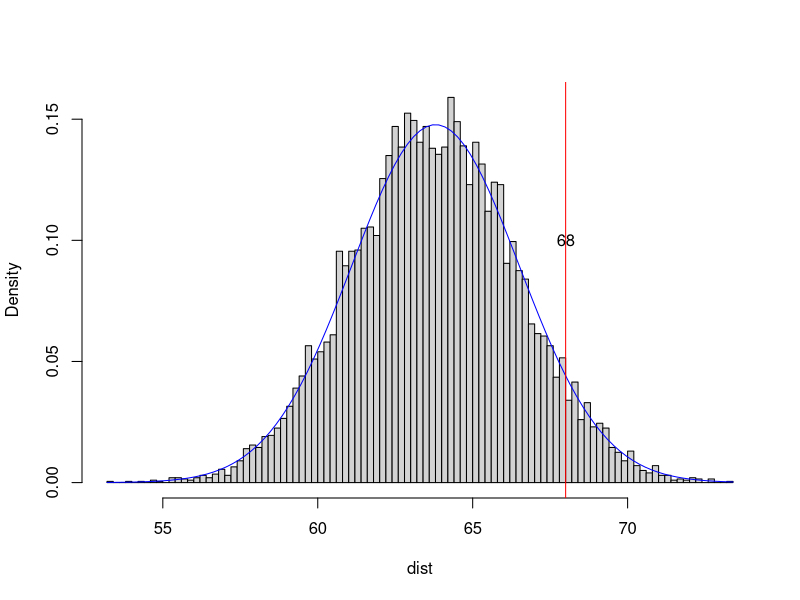
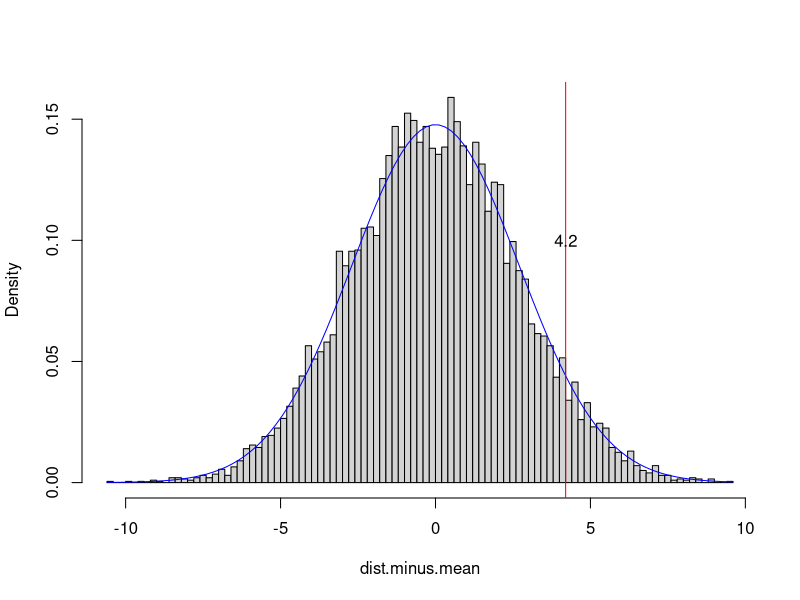
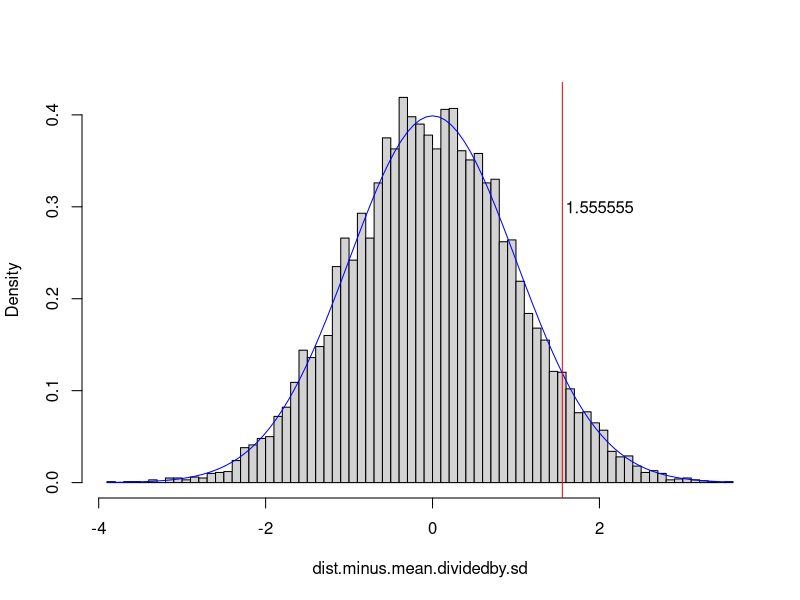
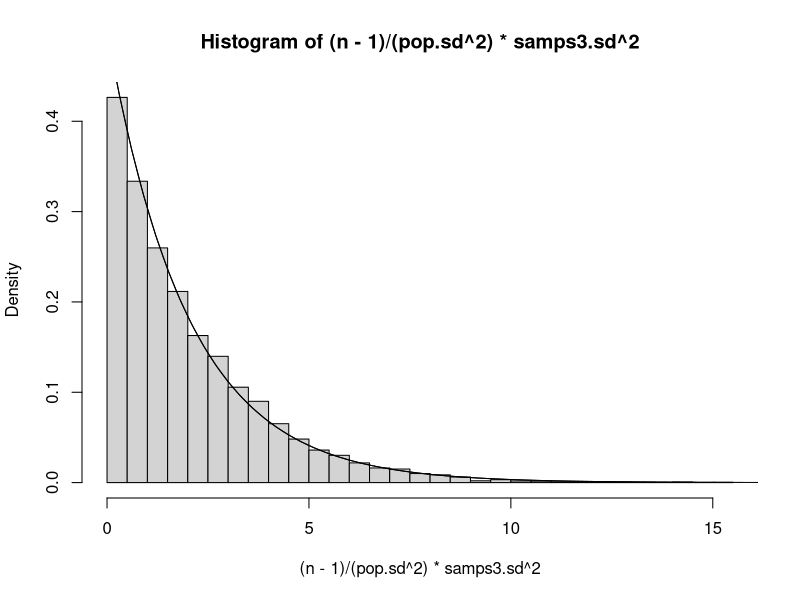
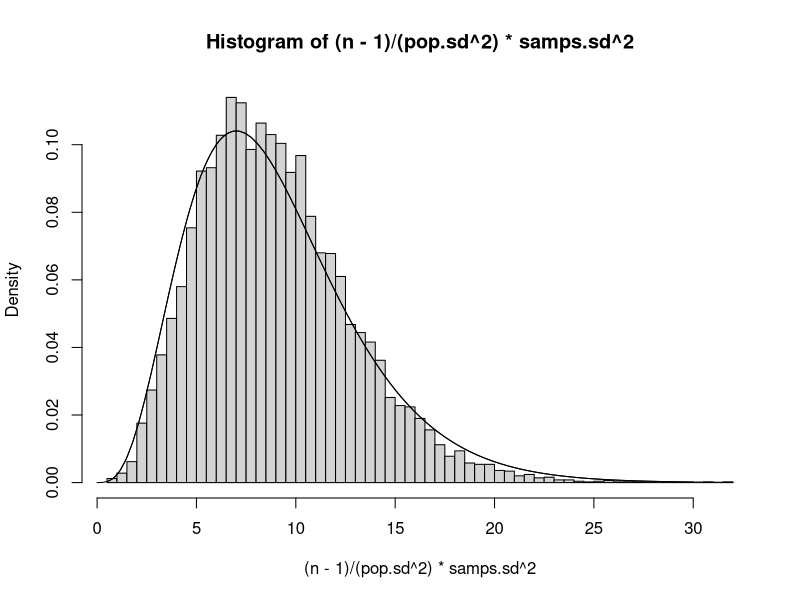
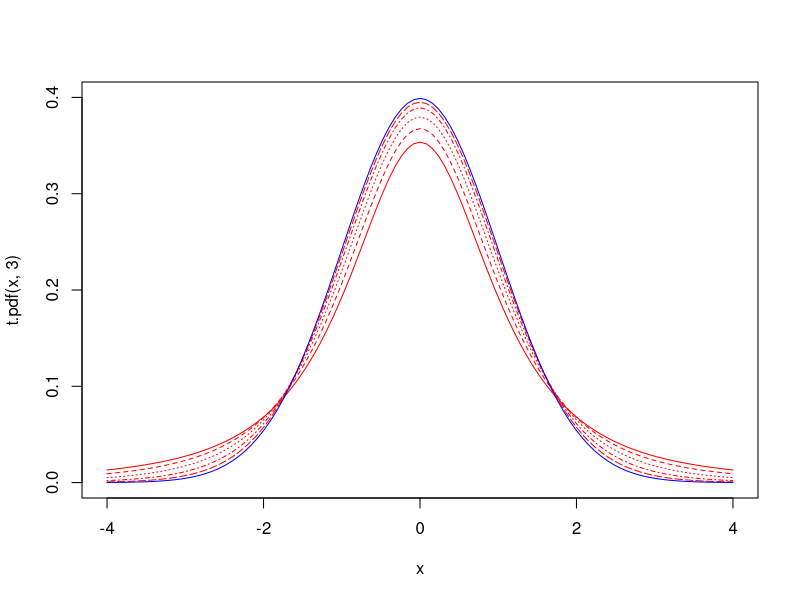
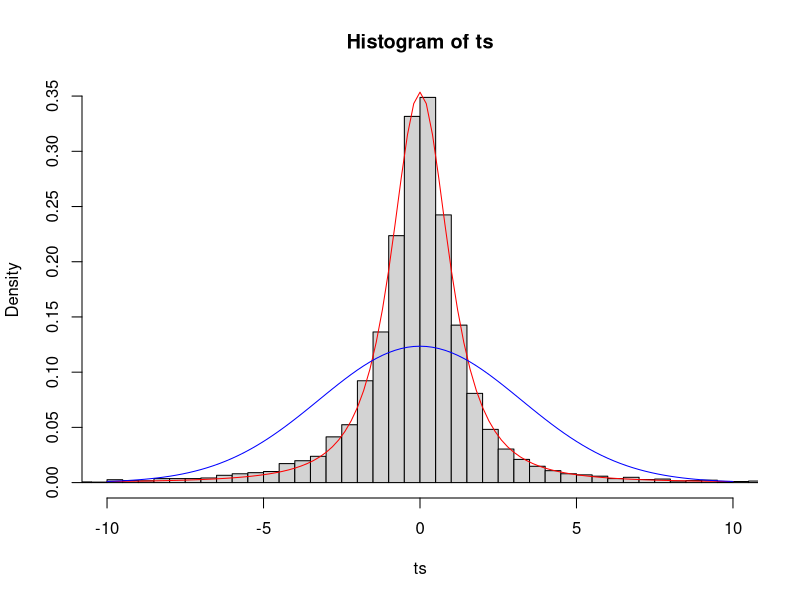
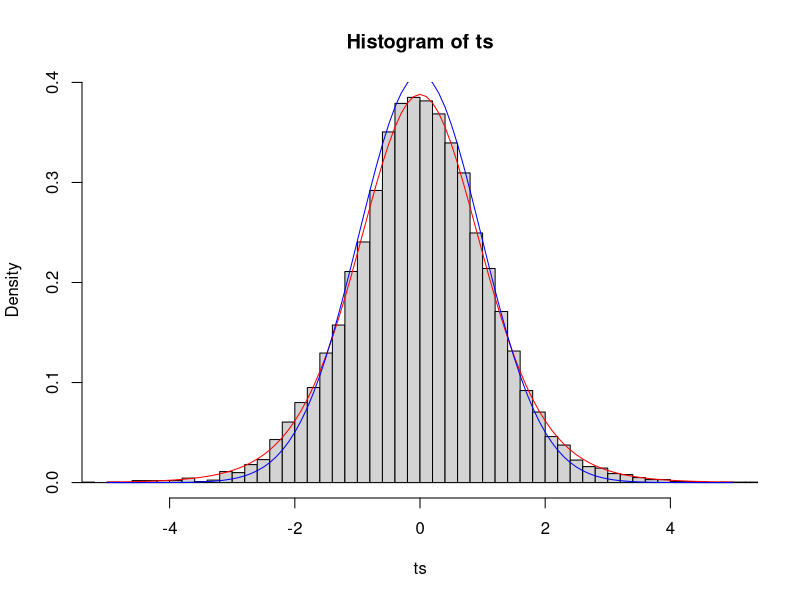

These charts were generated, in order, by the following R code:
## ---- chunk 1
knitr::opts_chunk$set(echo = TRUE)
## ---- chunk 2
set.seed(9999)
pw<-.5
women.height<-rnorm(pw*40000,63.8,2.7)
men.height<-rnorm((1-pw)*40000,69.3,3.0)
pop.height<-c(women.height,men.height)
pop.mean<-mean(pop.height)
pop.sd<-sd(pop.height)
## ---- chunk 3
dist<-rnorm(10000,63.8,2.7)

{hist(dist,breaks=100,main="",prob=T)
curve(dnorm(x,63.8,2.7),add=T,col="blue")
abline(v=68,col="red")
text(68,.1,"68")}

# Now we subtract the population mean from every observation in our sample

dist.minus.mean<-dist-63.8
{hist(dist.minus.mean,breaks=100,main="",prob=T)
  curve(dnorm(x+63.8,63.8,2.7),add=T,col="blue")
#notice how adding the mean y=f(x+63.8)
abline(v=68-63.8,col="red")
text(4.2,.1,"4.2")}

# See how nothing changed except the x-axis; we have effectively scooted the entire distribution right, so that it is centered at zero. Now let's divide each observation by the population standard deviation$

dist.minus.mean.dividedby.sd<-dist.minus.mean/2.7
{hist(dist.minus.mean.dividedby.sd,breaks=100,main="",prob=T)
curve(dnorm(x,0,1),add=T,col="blue")
abline(v=(68-63.8)/2.7, col="red")
text(2,.3,labels="1.555555")}
## ---- chunk 4
pnorm(1.96)-pnorm(-1.96)
## ---- chunk 5
samps10<-matrix(nrow=10,ncol=10000)
samps10<-replicate(10000,sample(pop.height,10))
samps.mean<-apply(samps10,2,mean)
samps.sd<-apply(samps10,2,sd)
## ---- chunk 6
s10.s<-mean(samps.mean-1.96*samps.sd/sqrt(10)> pop.mean | pop.mean>samps.mean+1.96*samps.sd/sqrt(10))
s10.s
## ---- chunk 7
samps10<-matrix(nrow=10,ncol=10000)
samps10<-replicate(10000,sample(pop.height,10))
samps.mean<-apply(samps10,2,mean)
s10.sigma<-mean(samps.mean-1.96*pop.sd/sqrt(10)> pop.mean | pop.mean>samps.mean+1.96*pop.sd/sqrt(10))
s10.sigma
## ---- chunk 8
samps3<-matrix(nrow=3,ncol=10000)
samps3<-replicate(10000,sample(pop.height,3))
samps3.mean<-apply(samps3,2,mean)
samps3.sd<-apply(samps3,2,sd)
s3.s<-mean(samps3.mean-1.96*samps3.sd/sqrt(3)> pop.mean | pop.mean>samps3.mean+1.96*samps3.sd/sqrt(3))
s3.s
## ---- chunk 9
#The distribution of sample variance when n=3
n=3
{hist((n-1)/(pop.sd^2)*samps3.sd^2,prob=T,breaks=50)
curve(1/(2^((n-1)/2)*gamma((n-1)/2))*x^((n-1)/2-1)*exp(-x/2),xlim=c(0,30),add=T)
curve(dchisq(x,df=2),add=T)}

#The distribution of the sample variance when n=10
n=10
{hist((n-1)/(pop.sd^2)*samps.sd^2,prob=T,breaks=50)
curve(1/(2^((n-1)/2)*gamma((n-1)/2))*x^((n-1)/2-1)*exp(-x/2),xlim=c(0,30),add=T)
curve(dchisq(x,df=9),add=T)}

## ---- chunk 10
t.pdf<-function(x,n){gamma(n/2)/(sqrt((n-1)*pi)*gamma((n-1)/2))*(1+x^2/(n-1))^(-n/2)}
{curve(t.pdf(x,3),xlim=c(-4,4),ylim=c(0,.4),col="red")
  curve(t.pdf(x,4),xlim=c(-4,4),ylim=c(0,.4),col="red",add=T,lty=2)
  curve(t.pdf(x,6),xlim=c(-4,4),ylim=c(0,.4),col="red",add=T,lty=3)
  curve(t.pdf(x,11),xlim=c(-4,4),ylim=c(0,.4),col="red",add=T,lty=4)
  curve(t.pdf(x,26),xlim=c(-4,4),ylim=c(0,.4),col="red",add=T,lty=5)
curve(dnorm(x,0,1),add=T,col="blue")}

## ---- chunk 11
n=3
ts=(samps3.mean-pop.mean)/(samps3.sd/sqrt(n))
{hist(ts,prob=T,breaks=500,xlim=c(-10,10))
curve(dt(x,df=2),add=T,col="red")
curve(dnorm(x,0,samps3.sd[1]/sqrt(n)),add=T,col="blue")}

n=10
ts=(samps.mean-pop.mean)/(samps.sd/sqrt(n))
{hist(ts,prob=T,breaks=50,xlim=c(-5,5))
curve(dt(x,df=9),add=T,col="red")
curve(dnorm(x,0,samps.sd[1]/sqrt(n)),add=T,col="blue")}
## ---- chunk 12
qt(c(.025,.975),2)
## ---- chunk 13
x1<-seq(-6,-4.3,len=100)
x2<-seq(4.3,6,len=100)
y1<-dt(x1,2)
y2<-dt(x2,2)
x3<-seq(-6,-1.96,len=100)
x4<-seq(1.96,6,len=100)
y3<-dnorm(x3)
y4<-dnorm(x4)
{curve(dt(x,2), from=-6, to=6,ylim=c(0,.4),col="red")
curve(dnorm(x),from=-6, to=6,add=T,col="blue")
polygon(c(x1[1],x1,x1[100]),c(0,y1,0),col="red",border=NA)
polygon(c(x2[1],x2,x2[100]),c(0,y2,0),col="red",border=NA)
polygon(c(x3[1],x3,x3[100]),c(0,y3,0),col="blue",border=NA)
polygon(c(x4[1],x4,x4[100]),c(0,y4,0),col="blue",border=NA)}
## ---- chunk 14
samps3t<-matrix(nrow=3,ncol=10000)
samps3t<-replicate(10000,sample(pop.height,3,replace=T))
samps3t.mean<-apply(samps3t,2,mean)
samps3t.sd<-apply(samps3t,2,sd)
s3t.s<-mean(samps3t.mean-4.303*samps3t.sd/sqrt(3)> pop.mean | pop.mean>samps3t.mean+4.303*samps3t.sd/sqrt(3))
s3t.s
## ---- chunk 15
tsamp<-rnorm(10,1,1)
tsamp.mean<-mean(tsamp)
tsamp.sd<-sd(tsamp)
tstat<-(tsamp.mean-0)/(tsamp.sd/sqrt(10))
x1<-seq(-5,-2.26,len=100)
x2<-seq(2.26,5,len=100)
x3<-seq(tstat,5,len=100)
x4<-seq(-5,-1*tstat,len=100)
y1<-dt(x1,9); y2<-dt(x2,9); y3<-dt(x3,9);y4<-dt(x4,9)
{curve(dt(x,9),main="",xlim=c(-4,4))
polygon(c(x1[1],x1,x1[100]),c(0,y1,0),col="grey",border=NA)
polygon(c(x2[1],x2,x2[100]),c(0,y2,0),col="grey",border=NA)
polygon(c(x3[1],x3,x3[100]),c(0,y3,0),col="black",border=NA)
polygon(c(x4[1],x4,x4[100]),c(0,y4,0),col="black",border=NA)
abline(v=tstat,lty=2)}
2*(1-pt(tstat,df=9))
